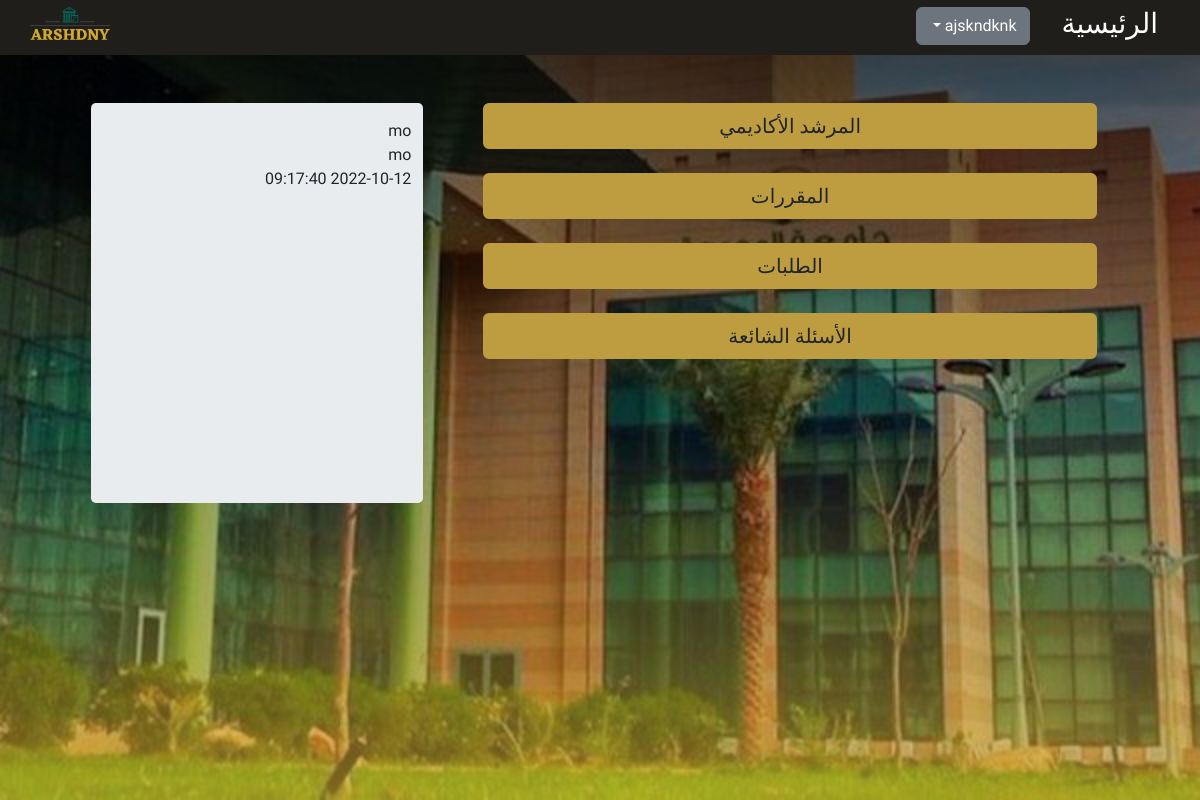
Screenshot of /home.php (signed in) with the database file from the repository.
### tables this page shows
CREATE TABLE `ads` (
  `id` int(11) NOT NULL,
  `content` text NOT NULL,
  `date` timestamp NOT NULL DEFAULT current_timestamp() ON UPDATE current_timestamp(),
  `supervisor_id` int(11) NOT NULL
);

CREATE TABLE `supervisors` (
  `id` int(11) NOT NULL,
  `name` varchar(300) NOT NULL,
  `email` varchar(300) NOT NULL,
  `password` text NOT NULL,
  `course` varchar(300) NOT NULL,
  `superadmin` int(11) NOT NULL
);

### dashboard/lib.php (called while the page is built, shortened)
<?php
function showads(){
    $co = mysqli_connect("localhost","root","","system");
    $qu = "CALL `ShowAds`();";
    $q = mysqli_query($co,$qu);
    $ads=[];
    while($res = mysqli_fetch_assoc($q)){
        $ads[]=$res;
    }
    return $ads;
}

### home.php (the view, shortened to what this page needs)
<?php
require_once("dashboard/lib.php");
$ads = showads();
?>
<!DOCTYPE html>
<html dir="rtl" lang="ar">
<head>
    <link rel="stylesheet" href="assets/css/index.css" />
    <link href="https://cdn.jsdelivr.net/npm/bootstrap@5.2.1/dist/css/bootstrap.min.css" rel="stylesheet" />
</head>
<body>
    <nav>
        <div class="nav container">
            <div class="items">
                <a href="home.php">
                    <h3>الرئيسية</h3>
                </a>
                <div class="dropdown">
                    <button class="btn btn-secondary dropdown-toggle" type="button" data-bs-toggle="dropdown" aria-expanded="false">
                            <?= $_SESSION["student"]["name"] ?>
                        </button>
                    </div>
            </div>
            <div class="logo">
                <a href="home.php"><img src="assets/imgs/logo-no-background.png" alt="" /></a>
            </div>
        </div>
    </nav>
    <header class="p-3 p-lg-5">
        <div class="">
            <div class="row gap-lg-5 gap-3">
                <div class="main">
                    <div class="d-grid gap-3 gap-md-4">
                        <a href="professors.php" class="btn btn-block">المرشد الأكاديمي</a>
                        <a href="materials.php" class="btn btn-block">المقررات</a>
                        <a href="orders.php" class="btn btn-block">الطلبات</a>
                        <a href="Qn.php" class="btn btn-block">الأسئلة الشائعة</a>
                    </div>
                </div>
                <div class="side scroll-h">
                  <?php foreach($ads as $ad): ?>
                    <span class="text-bold"><?= $ad["name"]?></span>
                    <p class="font-weight-bold">
                    <?= $ad["content"]?>
                    <br>
                    <?= $ad["date"]?>
                    </p>
                  <?php endforeach; ?>
                </div>
            </div>
        </div>
    </header>
</body>
</html>

### assets/css/index.css (style rules this page uses)
:root { --primaryColor: #d3a930; --secondColor: #027466; --mainWhite: #fff; --offWhite: #f8f9fc; --mainBlack: #1f1e1a; --gray: #e9ecef; }
* { margin: 0; padding: 0; box-sizing: border-box; }
a { color: unset !important; text-decoration: none !important; }
body { font-family: "Tajawal", sans-serif !important; font-size: 1rem; line-height: 1.4; background: var(--offWhite); }
nav { display: flex; background: var(--mainBlack); color: var(--mainWhite); height: 55px; align-items: center; padding: 0 1rem; }
.nav { display: flex; justify-content: space-between; }
.nav> :first-child { display: flex; gap: 2rem; }
.logo { width: 80px; }
.logo img { width: 100%; }
header { background: linear-gradient( rgba(0, 0, 0, 0.7), rgba(0, 0, 0, 0.2), rgba(211, 169, 48, 0.6)), url("../imgs/bg.jpeg") center/cover no-repeat fixed; height: calc(100vh - 55px); overflow: hidden; }
header> :first-child { width: 90%; margin: 0 auto; }
.scroll-h { width: max-content; max-height: 400px !important; min-height: 400px !important; overflow-y: auto; }
.row { display: flex; flex-wrap: wrap; justify-content: space-between; }
.side { flex: 30%; background-color: var(--gray); margin-bottom: 2rem; border-radius: 5px; padding: 1rem; }
.main { flex: 60%; }
.main a { background: #bd9d40; color: var(--mainWhite); transition: all 0.4s ease; border: 2px solid #bd9d40 !important; transition: all 0.8s ease; font-size: 20px; font-weight: 500; }

### rows the page displays
ads: supervisor.name "mo", content "mo", date "2022-10-12 09:17:40"

### other values shown
$_SESSION["student"]["name"] "ajskndknk"
